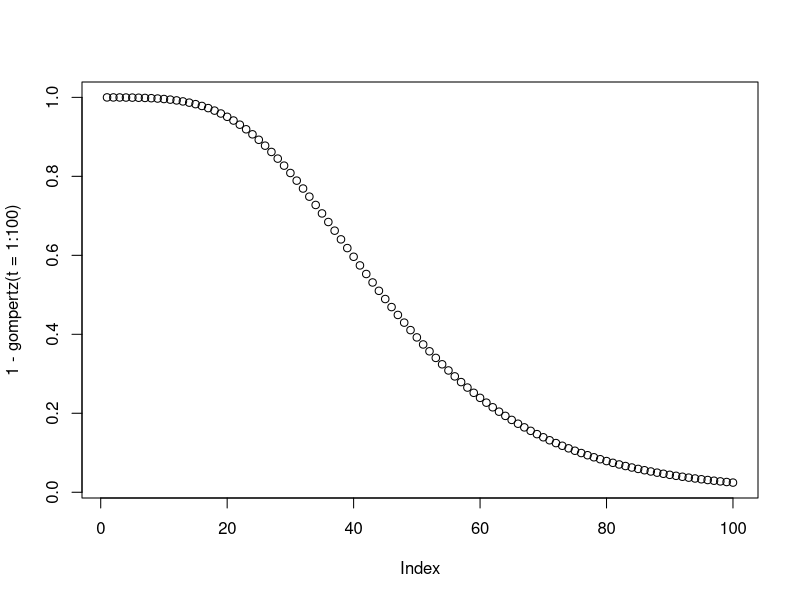

Reproduce this figure in R.
#https://www.vcalc.com/wiki/vCalc/Gompertz+function
gompertz <- function(t,a=1,b=10,c=0.06) {
  # a is the asymtote
  
  # c + number, 'growth' rate
  # t number of years
  a * exp(-b*exp(-c*t))
}

plot(1-gompertz(t=1:100))


